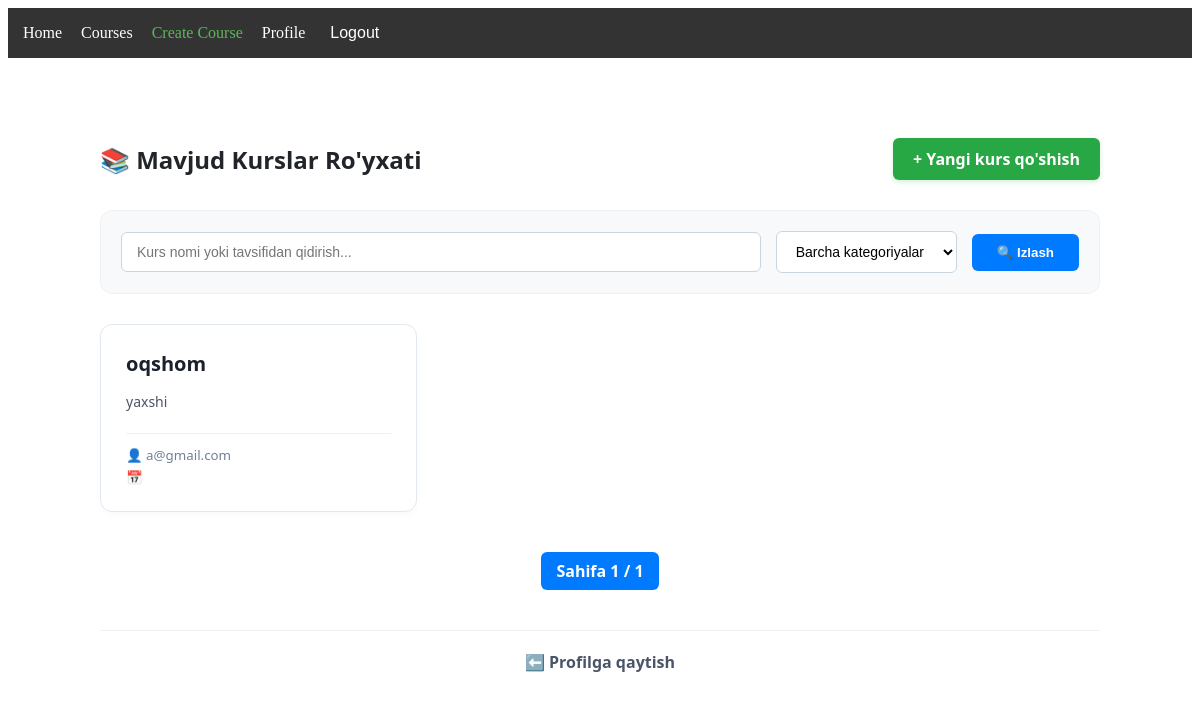
/courses/?page=2 (signed in), run on an earlier commit of the app's database.
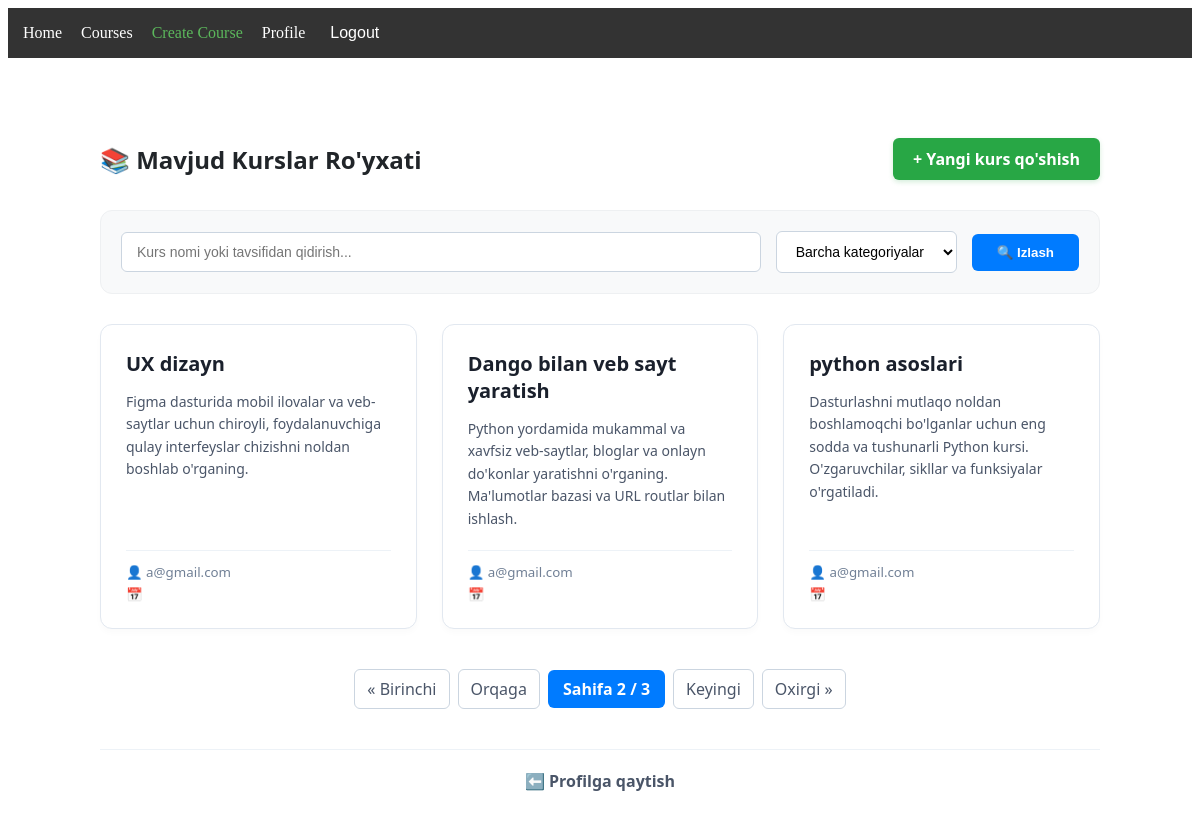
And on a later commit of the database.
### courses/models.py (models this page shows, shortened)
class Course(models.Model):
    title=models.CharField(max_length=100)
    description=models.TextField()
    created_by = models.ForeignKey(settings.AUTH_USER_MODEL, on_delete=models.CASCADE, related_name='courses')
    category = models.ForeignKey(Category, on_delete=models.SET_NULL, null=True, blank=True, related_name='courses')

### accounts/models.py (models this page shows, shortened)
class User(AbstractUser):
    ROLE_CHOICES = [
        ('student', 'Student'),
        ('teacher', 'Teacher'),
        ('admin', 'Admin'),
    ]
    username = None
    phone = models.CharField(max_length=20, blank=True)
    avatar = models.ImageField(upload_to="avatars/", blank=True)
    email = models.EmailField(unique=True)
    date_joined = models.DateTimeField(default=timezone.now)
    role = models.CharField(max_length=10, choices=ROLE_CHOICES,default='student')
    objects = CustomUserManager()
    USERNAME_FIELD = 'email'
    REQUIRED_FIELDS = []

### courses/views.py (the view)
# urls.py: path('', course_list_view, name='course_list')
@login_required
def course_list_view(request):
    courses = Course.objects.all().order_by('-created_by')
    query = request.GET.get('search')
    if query:
        courses = courses.filter(
            Q(title__icontains=query) | Q(description__icontains=query)
        )
    category_id = request.GET.get('category')
    if category_id:
        courses = courses.filter(category_id=category_id)
    paginator = Paginator(courses, 3)
    page_number = request.GET.get('page')
    page_obj = paginator.get_page(page_number)
    categories = Category.objects.all()
    context = {
        'page_obj': page_obj,
        'categories': categories,
        'search_query': query,
        'selected_category': category_id,
    }
    return render(request, 'courses/course_list.html', context)

### courses/templates/courses/course_list.html (shortened to what the changed rows need)
{% extends 'base.html' %}
{% block content %}
<div style="max-width: 1000px; margin: 40px auto; padding: 20px; font-family: 'Segoe UI', Tahoma, Geneva, Verdana, sans-serif;">
    <div style="display: flex; justify-content: space-between; align-items: center; margin-bottom: 30px;">
        <h2 style="color: #212529; margin: 0; font-weight: 700;">📚 Mavjud Kurslar Ro'yxati</h2>
    </div>
    {% if page_obj %}
        <div style="display: grid; grid-template-columns: repeat(auto-fill, minmax(300px, 1fr)); gap: 25px; margin-bottom: 40px;">
            {% for course in page_obj %}
                <div style="background: white; border: 1px solid #e2e8f0; border-radius: 12px; padding: 25px; box-shadow: 0 4px 6px rgba(0,0,0,0.02); display: flex; flex-direction: column; justify-content: space-between; transition: transform 0.2s;">
                    <div>
                        <h3 style="color: #1a202c; margin: 0 0 12px 0; font-size: 20px; font-weight: 600;">{{ course.title }}</h3>
                        <p style="color: #4a5568; font-size: 14px; line-height: 1.6; margin-bottom: 20px;">{{ course.description|truncatewords:20 }}</p>
                    </div>
                    <div style="border-top: 1px solid #edf2f7; padding-top: 12px; margin-top: auto;">
                        <small style="color: #718096; display: block; margin-bottom: 4px;">👤 {{ course.created_by.email }}</small>
                        <small style="color: #a0aec0; display: block;">📅 {{ course.created_at|date:"d.m.Y H:i" }}</small>
                    </div>
                </div>
            {% endfor %}
        </div>
        <div style="display: flex; justify-content: center; align-items: center; gap: 8px; margin-top: 30px;">
            {% if page_obj.has_previous %}
                <a href="?page=1{% if search_query %}&search={{ search_query }}{% endif %}{% if selected_category %}&category={{ selected_category }}{% endif %}"
                   style="padding: 8px 12px; border: 1px solid #cbd5e0; border-radius: 6px; text-decoration: none; color: #4a5568;">&laquo; Birinchi</a>
                <a href="?page={{ page_obj.previous_page_number }}{% if search_query %}&search={{ search_query }}{% endif %}{% if selected_category %}&category={{ selected_category }}{% endif %}"
                   style="padding: 8px 12px; border: 1px solid #cbd5e0; border-radius: 6px; text-decoration: none; color: #4a5568;">Orqaga</a>
            {% endif %}
            <span style="padding: 8px 15px; background-color: #007bff; color: white; border-radius: 6px; font-weight: 600;">
                Sahifa {{ page_obj.number }} / {{ page_obj.paginator.num_pages }}
            </span>
            {% if page_obj.has_next %}
                <a href="?page={{ page_obj.next_page_number }}{% if search_query %}&search={{ search_query }}{% endif %}{% if selected_category %}&category={{ selected_category }}{% endif %}"
                   style="padding: 8px 12px; border: 1px solid #cbd5e0; border-radius: 6px; text-decoration: none; color: #4a5568;">Keyingi</a>
                <a href="?page={{ page_obj.paginator.num_pages }}{% if search_query %}&search={{ search_query }}{% endif %}{% if selected_category %}&category={{ selected_category }}{% endif %}"
                   style="padding: 8px 12px; border: 1px solid #cbd5e0; border-radius: 6px; text-decoration: none; color: #4a5568;">Oxirgi &raquo;</a>
            {% endif %}
        </div>
    {% else %}
        <div style="text-align: center; padding: 40px; background: #f8f9fa; border-radius: 12px; color: #718096;">
            <p style="font-size: 16px; margin: 0;">Hech qanday kurs topilmadi yoki hali yaratilmagan.</p>
        </div>
    {% endif %}
</div>
{% endblock %}

What changed in the data, as far as the page shows it:
no longer on this page (row unchanged): Course: title "oqshom", description "yaxshi", created_by.email "a@gmail.com"
added Course: title "UX dizayn", description "Figma dasturida mobil ilovalar va veb-saytlar uchun chiroyli, foydalanuvchiga qulay interfeyslar chizishni noldan boshlab o'rganing.", created_by.email "a@gmail.com"
added Course: title "Dango bilan veb sayt yaratish", description "Python yordamida mukammal va xavfsiz veb-saytlar, bloglar va onlayn do'konlar yaratishni o'rganing. Ma'lumotlar bazasi va URL routlar bilan ishlash.", created_by.email "a@gmail.com"
added Course: title "python asoslari", description "Dasturlashni mutlaqo noldan boshlamoqchi bo'lganlar uchun eng sodda va tushunarli Python kursi. O'zgaruvchilar, sikllar va funksiyalar o'rgatiladi.", created_by.email "a@gmail.com"
Also different on the page:
{{ page_obj.number }}: "1" → "2"
{{ page_obj.paginator.num_pages }}: "1" → "3"
text now shown: "« Birinchi Orqaga Keyingi Oxirgi »"
